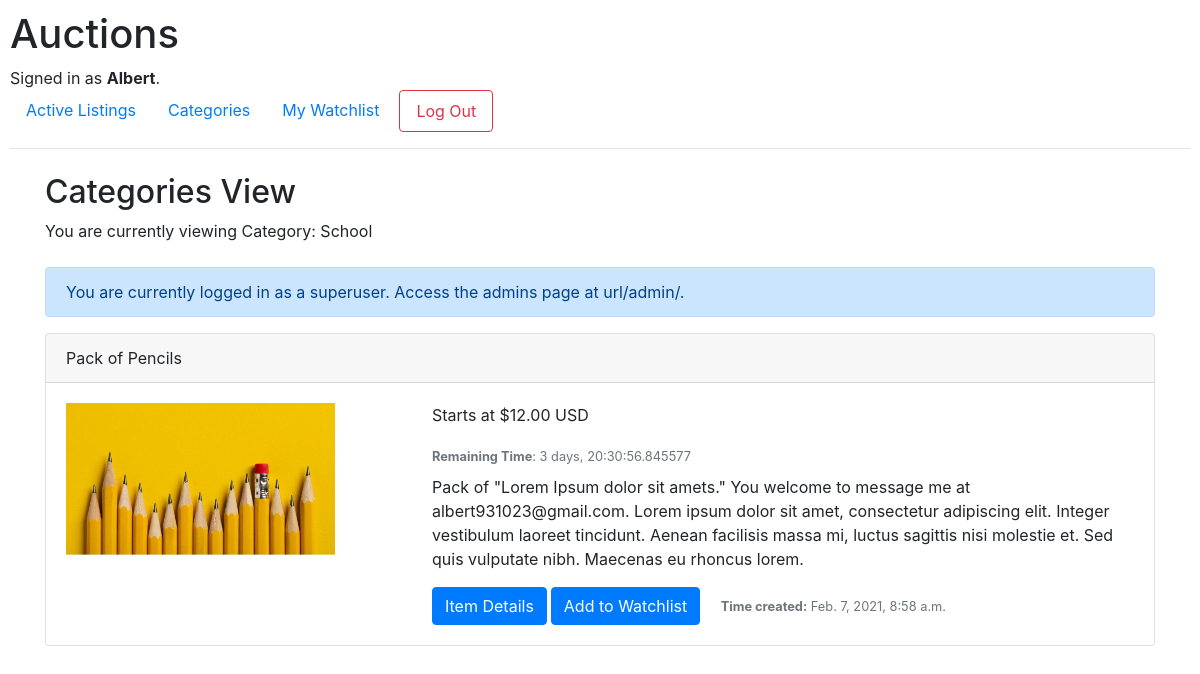
The page /categories/School (signed in) on the database its author committed.
### auctions/models.py (models this page shows, shortened)
class User(AbstractUser):
    pass

class Auction(models.Model):
    id = models.AutoField(primary_key=True)
    title = models.CharField(max_length=32, null=False)
    description = models.TextField(max_length=512, blank=True, null=True)
    price = models.DecimalField(null = False, default= 1, max_digits=10, decimal_places=2)
    lister = models.ForeignKey(User, on_delete=models.CASCADE, related_name="auction")
    time_created = models.DateTimeField(auto_now_add=True)
    duration = models.DurationField(default=timedelta(days=7))
    LIFE = "LF"
    SCHOOL = "SC"
    TECH = "TE"
    PROFESSIONAL = "PR"
    CATEGORIES = [
            (LIFE, 'Life'),
            (SCHOOL, 'School'),
            (TECH, "Tech"),
            (PROFESSIONAL, 'Professional'),
        ]
    category = models.CharField(choices=CATEGORIES, default=LIFE, max_length=16)
    image = models.ImageField(upload_to="images/", blank=True, null=True)
    active = models.BooleanField(null=False)
    listed_time = models.DateTimeField(auto_now_add=True)
    def time_remaining(self):
        return self.time_created + self.duration - datetime.datetime.now(datetime.timezone.utc)

### auctions/views.py (the view)
# urls.py: path("categories/<str:category>", views.categorylist, name="categorylist"),
@login_required(redirect_field_name="/login")
def categorylist(request, category):
    categories = [i for i in Auction.CATEGORIES if i[1] == category]
    category_id = categories[0][0]
    category_name = categories[0][1]
    print(category_name)
    user = request.user
    user_watching = user.watchlist.get()
    auctions = Auction.objects.filter(category=category_id, active=True)
    watched_auctions = [val for val in auctions if val in user_watching.item.all()]
    return render(request, "auctions/categorylist.html", {
        "categoryname": category_name,
        "listings": auctions,
        "watched_listings": watched_auctions,
    })

### auctions/templates/auctions/categorylist.html
{% extends 'auctions/layout.html' %}
{% block body %}
<div class="container">
        {% if listings %}
            <h2 class="mt-4">Categories View</h2>
            <P>You are currently viewing Category:  {{ categoryname }}</P>
            {% if request.user.is_superuser %}
            <div class="alert alert-primary mt-4">You are currently logged in as a superuser. Access the admins page at url/admin/.</div>
            {% endif %}
            {% for listing in listings %}
                <div class="card mt-2">
                    <div class="card-header">
                        {{ listing.title }}
                    </div>
                    <div class="card-body">
                        <div class="row">
                            {% if listing.image %}
                            <div class="col-4">
                                <img src ="{{ listing.image.url }}" width=80%>
                            </div>
                            {% else %}
                            <div class="col-4">
                                <p class="card-text">There are no images available.</p>
                            </div>
                            {% endif %}
                            <div class="col-8">
                                <p class="card-text">Starts at ${{ listing.price }} USD</p>
                                <small class="card-text text-muted"><b>Remaining Time</b>:  {{ listing.time_remaining }}</small>
                                <p class="card-text mt-2">{{ listing.description }}</p>
                                <a href="{% url 'item' auctionid=listing.id %}" class="btn btn-primary mr-1">Item Details</button>
                                {% if listing in watched_listings %}
                                <a href="{% url 'removewatchlist' listing.id %}" class="btn btn-danger">Remove from Watchlist</a>
                                {% else %}
                                <a href="{% url 'addwatchlist' listing.id %}" class="btn btn-primary">Add to Watchlist</a>
                                {% endif %}
                                <small class="text-muted ml-3"><b>Time created:</b> {{ listing.time_created }}</small>
                            </div>
                        </div>
                    </div>
                </div>
            {% endfor %}
        {% else %}
        <h4>There are no current listings.</h4>
        {% endif %}
    </div>
{% endblock %}

### auctions/templates/auctions/layout.html (shortened to what this page needs)
{% load static %}
<!DOCTYPE html>
<html lang="en">
    <head>
        <link rel="stylesheet" href="https://stackpath.bootstrapcdn.com/bootstrap/4.4.1/css/bootstrap.min.css">
        <link href="{% static 'auctions/styles.css' %}" rel="stylesheet">
    </head>
    <body>
        <h1>Auctions</h1>
        <div>
            {% if user.is_authenticated %}
                Signed in as <strong>{{ user.username }}</strong>.
            {% else %}
                Not signed in.
            {% endif %}
        </div>
        <ul class="nav">
            <li class="nav-item">
                <a class="nav-link" href="{% url 'index' %}">Active Listings</a>
            </li>
            <li class="nav-item">
                <a class="nav-link" href="{% url 'categories' %}">Categories</a>
            </li>
            {% if user.is_authenticated %}
                <li class="nav-item">
                    <a class="nav-link" href="{% url 'watchlist' %}">My Watchlist</a>
                </li>
                <li class="nav-item">
                    <a class="nav-link btn btn-outline-danger ml-1" href="{% url 'logout' %}">Log Out</a>
                </li>
            {% endif %}
        </ul>
        <hr>
        {% block body %}
        {% endblock %}
    </body>
</html>

### auctions/static/auctions/styles.css (style rules this page uses)
body { padding: 10px; }

### rows shown on the page
User: username "Albert"
Auction: title "Pack of Pencils", image (picture), price "12.00", time_remaining "3 days, 20:30:56.845577", description "Pack of \"Lorem Ipsum dolor sit amets.\" You welcome to message me at albert931023@gmail.com. Lorem ipsum dolor sit amet, consectetur adipiscing elit. Integer vestibulum laoreet tincidunt. Aenean facilisis massa mi, luctus sagittis nisi molestie et. Sed quis vulputate nibh. Maecenas eu rhoncus lorem.", time_created "Feb. 7, 2021, 8:58 a.m."

### other values the page prints
{{ categoryname }} "School"
